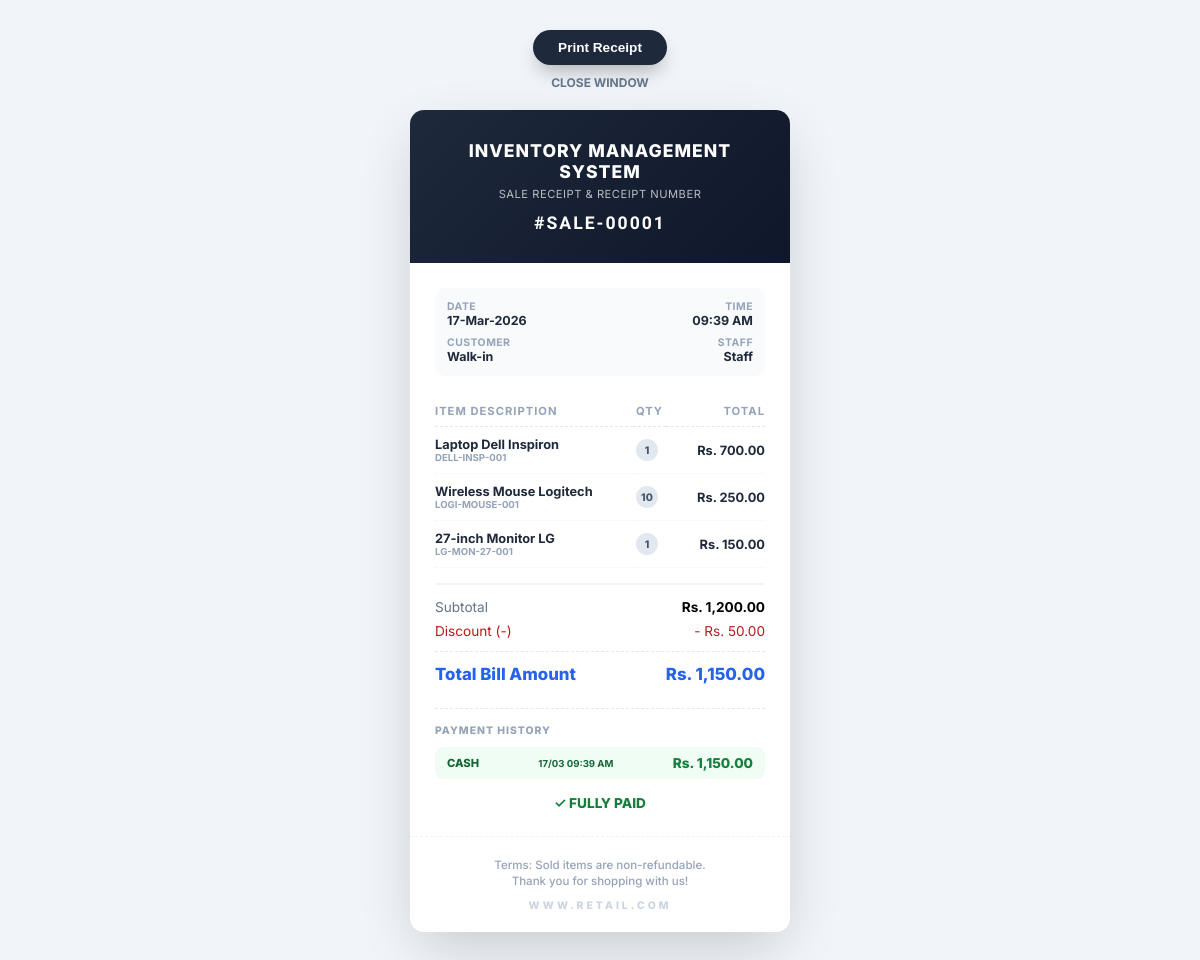
Page /admin/sales/receipt.php?id=1 (signed in) on the committed database.
### tables this page shows
CREATE TABLE `sales` (
  `id` int(11) NOT NULL,
  `order_id` int(11) DEFAULT NULL,
  `customer_id` int(11) DEFAULT NULL,
  `total_amount` decimal(10,2) DEFAULT NULL,
  `discount` decimal(10,2) DEFAULT 0.00,
  `final_amount` decimal(10,2) DEFAULT NULL,
  `status` enum('pending','completed','cancelled') NOT NULL DEFAULT 'pending',
  `created_by` int(11) DEFAULT NULL,
  `created_at` timestamp NOT NULL DEFAULT current_timestamp(),
  `updated_at` timestamp NOT NULL DEFAULT current_timestamp() ON UPDATE current_timestamp()
);

CREATE TABLE `users` (
  `id` int(11) NOT NULL,
  `role_id` int(11) NOT NULL,
  `name` varchar(100) NOT NULL,
  `email` varchar(100) DEFAULT NULL,
  `phone` varchar(20) DEFAULT NULL,
  `password` varchar(255) NOT NULL,
  `status` enum('active','inactive') DEFAULT 'active',
  `created_at` timestamp NOT NULL DEFAULT current_timestamp(),
  `updated_at` timestamp NOT NULL DEFAULT current_timestamp() ON UPDATE current_timestamp()
);

CREATE TABLE `sale_items` (
  `id` int(11) NOT NULL,
  `sale_id` int(11) NOT NULL,
  `product_id` int(11) NOT NULL,
  `quantity` int(11) NOT NULL,
  `price` decimal(10,2) NOT NULL,
  `total` decimal(10,2) GENERATED ALWAYS AS (`quantity` * `price`) STORED,
  `created_at` timestamp NOT NULL DEFAULT current_timestamp()
);

CREATE TABLE `products` (
  `id` int(11) NOT NULL,
  `name` varchar(150) NOT NULL,
  `sku` varchar(100) DEFAULT NULL,
  `cost_price` decimal(10,2) NOT NULL,
  `selling_price` decimal(10,2) NOT NULL,
  `status` enum('active','inactive') DEFAULT 'active',
  `created_at` timestamp NOT NULL DEFAULT current_timestamp(),
  `updated_at` timestamp NOT NULL DEFAULT current_timestamp() ON UPDATE current_timestamp()
);

CREATE TABLE `payments` (
  `id` int(11) NOT NULL,
  `order_id` int(11) DEFAULT NULL,
  `sale_id` int(11) DEFAULT NULL,
  `payment_method` enum('cash','online','bank','card') DEFAULT 'cash',
  `transaction_id` varchar(100) DEFAULT NULL,
  `payment_proof` varchar(255) DEFAULT NULL,
  `amount` decimal(10,2) DEFAULT NULL,
  `status` enum('paid','unpaid','partial') DEFAULT 'unpaid',
  `created_at` timestamp NOT NULL DEFAULT current_timestamp(),
  `updated_at` timestamp NOT NULL DEFAULT current_timestamp() ON UPDATE current_timestamp()
);

### core/functions.php (called while the page is built, shortened)
<?php
function format_price($amount) {
    return "Rs. " . number_format($amount, 2);
}

### admin/sales/receipt.php (the view, shortened to what this page needs)
<?php
require_once __DIR__ . '/../../config/db.php';
require_once __DIR__ . '/../../core/functions.php';
$sale_id = isset($_GET['id']) ? (int)$_GET['id'] : 0;
try {
    $stmt = $pdo->prepare("
        SELECT s.*,
               c.name AS customer_name, c.phone AS customer_phone,
               u.name AS staff_name,
               o.order_type, o.delivery_charges
        FROM sales s
        LEFT JOIN customers c ON s.customer_id = c.id
        LEFT JOIN users u ON s.created_by = u.id
        LEFT JOIN orders o ON s.order_id = o.id
        WHERE s.id = ?
    ");
    $stmt->execute([$sale_id]);
    $sale = $stmt->fetch();
    $items_stmt = $pdo->prepare("
        SELECT si.*, p.name AS product_name, p.sku
        FROM sale_items si
        JOIN products p ON si.product_id = p.id
        WHERE si.sale_id = ?
    ");
    $items_stmt->execute([$sale_id]);
    $items = $items_stmt->fetchAll();
    $pay_q = "SELECT p.*, 'link' AS source FROM payments p WHERE p.sale_id = ? OR (p.order_id IS NOT NULL AND p.order_id = ?)";
    $ps = $pdo->prepare($pay_q);
    $ps->execute([$sale_id, $sale['order_id'] ?? 0]);
    $payments = $ps->fetchAll();
    $total_paid = array_sum(array_column($payments, 'amount'));
    $balance = $sale['final_amount'] - $total_paid;
} catch (PDOException $e) {
    die("DB Error: " . $e->getMessage());
}
?>
<!DOCTYPE html>
<html lang="en">
<head>
</head>
<body>
    <div>
        <div class="no-print">
            <button class="print-btn" onclick="window.print()">Print Receipt</button>
            <p style="text-align:center; margin-top:10px; font-size:.75rem; color:#64748b; font-weight:700; text-transform:uppercase; cursor:pointer" onclick="window.close()">Close Window</p>
        </div>
        <div class="receipt-card">
            <div class="rec-head">
                <h1><?= APP_NAME ?></h1>
                <p>Sale Receipt & Receipt Number</p>
                <div style="margin-top:12px; font-weight:800; font-family:'Courier Prime', monospace; font-size:1.1rem; letter-spacing:2px">#SALE-<?= str_pad($sale_id, 5, '0', STR_PAD_LEFT) ?></div>
            </div>
            <div class="rec-body">
                <div class="meta-box">
                    <div class="meta-item"><span class="meta-label">Date</span><span class="meta-val"><?= date('d-M-Y', strtotime($sale['created_at'])) ?></span></div>
                    <div class="meta-item" style="text-align:right"><span class="meta-label">Time</span><span class="meta-val"><?= date('h:i A', strtotime($sale['created_at'])) ?></span></div>
                    <div class="meta-item"><span class="meta-label">Customer</span><span class="meta-val"><?= htmlspecialchars(explode(' ', $sale['customer_name'] ?? 'Walk-in')[0]) ?></span></div>
                    <div class="meta-item" style="text-align:right"><span class="meta-label">Staff</span><span class="meta-val"><?= htmlspecialchars(explode(' ', $sale['staff_name'] ?? 'System')[0]) ?></span></div>
                </div>
                <table class="table">
                    <thead>
                        <tr>
                            <th style="width:60%">Item Description</th>
                            <th style="width:10%; text-align:center">Qty</th>
                            <th style="width:30%; text-align:right">Total</th>
                        </tr>
                    </thead>
                    <tbody>
                        <?php foreach($items as $item): ?>
                        <tr>
                            <td>
                                <div style="font-weight:700; color:#1e293b"><?= htmlspecialchars($item['product_name']) ?></div>
                                <div style="font-size:.6rem; color:#94a3b8; font-weight:700"><?= htmlspecialchars($item['sku'] ?? 'N/A') ?></div>
                            </td>
                            <td style="text-align:center"><span class="qty-circle"><?= $item['quantity'] ?></span></td>
                            <td style="text-align:right; font-weight:700; color:#1e293b"><?= format_price($item['price'] * $item['quantity']) ?></td>
                        </tr>
                        <?php endforeach; ?>
                    </tbody>
                </table>
                <div class="totals-box">
                    <div class="total-row"><span style="color:#64748b">Subtotal</span><span style="font-weight:700"><?= format_price($sale['total_amount']) ?></span></div>
                    <?php if($sale['discount'] > 0): ?>
                        <div class="total-row" style="color:#b91c1c"><span>Discount (-)</span><span>- <?= format_price($sale['discount']) ?></span></div>
                    <?php endif; ?>
                    <div class="total-row final"><span>Total Bill Amount</span><span><?= format_price($sale['final_amount']) ?></span></div>
                </div>
                <div class="pay-box">
                    <div style="font-size:.65rem; font-weight:800; color:#94a3b8; text-transform:uppercase; letter-spacing:1px; margin-bottom:10px">Payment History</div>
                    <?php foreach($payments as $p): ?>
                        <div class="pay-item">
                            <span class="method"><?= $p['payment_method'] ?></span>
                            <span style="font-size:.6rem; color:#166534; font-weight:700"><?= date('d/m h:i A', strtotime($p['created_at'])) ?></span>
                            <span class="amt"><?= format_price($p['amount']) ?></span>
                        </div>
                    <?php endforeach; ?>
                    <?php if($balance > 0.01): ?>
                        <div class="bal-box">
                            <span class="lbl">Pending Balance</span>
                            <span class="amt"><?= format_price($balance) ?></span>
                        </div>
                    <?php else: ?>
                        <div style="text-align:center; padding-top:10px; color:#15803d; font-size:.85rem; font-weight:800">✓ FULLY PAID</div>
                    <?php endif; ?>
                </div>
            </div>
            <div class="rec-footer">
                <p>Terms: Sold items are non-refundable.<br>Thank you for shopping with us!</p>
                <div style="margin-top:10px; font-weight:800; color:#cbd5e1; font-size:.65rem; letter-spacing:3px">WWW.RETAIL.COM</div>
            </div>
        </div>
    </div>
</body>
</html>

### admin/sales/receipt.php (style rules this page uses)
* { margin:0; padding:0; box-sizing:border-box; }
body { font-family:'Inter', sans-serif; background:#f1f5f9; display:flex; justify-content:center; padding:30px 0; }
.receipt-card { background:white; width:380px; min-height:500px; border-radius:14px; overflow:hidden; box-shadow:0 20px 60px -10px rgba(0,0,0,0.2); }
.rec-head { background:linear-gradient(135deg, #1e293b, #0f172a); color:white; padding:30px 20px; text-align:center; }
.rec-head h1 { font-size:1.1rem; font-weight:800; text-transform:uppercase; letter-spacing:1px; margin-bottom:5px; }
.rec-head p { font-size:.7rem; opacity:.7; text-transform:uppercase; letter-spacing:.5px; }
.rec-body { padding:25px; }
.meta-box { background:#f8fafc; border-radius:10px; padding:12px; margin-bottom:20px; display:grid; grid-template-columns:1fr 1fr; gap:8px 15px; }
.meta-item { display:flex; flex-direction:column; }
.meta-label { font-size:.65rem; color:#94a3b8; font-weight:700; text-transform:uppercase; letter-spacing:.5px; }
.meta-val { font-size:.78rem; font-weight:700; color:#1e293b; }
.table { width:100%; border-collapse:collapse; margin-bottom:15px; }
.table th { border-bottom:1px dashed #e2e8f0; padding:8px 0; font-size:.7rem; color:#94a3b8; text-transform:uppercase; letter-spacing:1px; text-align:left; }
.table td { padding:10px 0; font-size:.8rem; border-bottom:1px dotted #f1f5f9; }
.qty-circle { background:#e2e8f0; color:#475569; width:22px; height:22px; border-radius:11px; display:inline-flex; align-items:center; justify-content:center; font-size:.65rem; font-weight:800; margin-right:5px; }
.totals-box { border-top:2px solid #f1f5f9; padding-top:10px; }
.total-row { display:flex; justify-content:space-between; font-size:.85rem; padding:4px 0; }
.total-row.final { font-size:1.05rem; font-weight:800; color:#2563eb; border-top:1px dashed #e2e8f0; margin-top:8px; padding-top:12px; }
.pay-box { margin-top:20px; border-top:1px dashed #e2e8f0; padding-top:15px; }
.pay-item { background:#f0fdf4; border-radius:8px; padding:8px 12px; margin-bottom:6px; display:flex; justify-content:space-between; align-items:center; }
.pay-item .method { font-size:.7rem; font-weight:800; text-transform:uppercase; color:#166534; }
.pay-item .amt { font-size:.85rem; font-weight:800; color:#15803d; }
.rec-footer { padding:20px; text-align:center; border-top:1px dashed #f1f5f9; }
.rec-footer p { font-size:.72rem; color:#94a3b8; font-weight:500; line-height:1.4; }
.no-print { text-align:center; margin-bottom:20px; }
.print-btn { background:#1e293b; color:white; border:none; padding:10px 25px; border-radius:30px; font-weight:700; font-size:.85rem; cursor:pointer; box-shadow:0 10px 20px -5px rgba(0,0,0,0.3); }

### rows in the picture
sales: created_at "17-Mar-2026", created_at "09:39 AM", created_by.name "Staff", total_amount "Rs. 1,200.00", discount "Rs. 50.00", final_amount "Rs. 1,150.00"
sale_items: product.name "Laptop Dell Inspiron", product.sku "DELL-INSP-001", quantity "1", format_price($item['price'] * $item['quantity']) "Rs. 700.00"
sale_items: product.name "Wireless Mouse Logitech", product.sku "LOGI-MOUSE-001", quantity "10", format_price($item['price'] * $item['quantity']) "Rs. 250.00"
sale_items: product.name "27-inch Monitor LG", product.sku "LG-MON-27-001", quantity "1", format_price($item['price'] * $item['quantity']) "Rs. 150.00"
payments: payment_method "CASH", created_at "17/03 09:39 AM", amount "Rs. 1,150.00"

### other values in the picture
APP_NAME "INVENTORY MANAGEMENT SYSTEM"
str_pad($sale_id, 5, '0', STR_PAD_LEFT) "00001"
explode(' ', $sale['customer_name'] ?? 'Walk-in')[0] "Walk-in"
